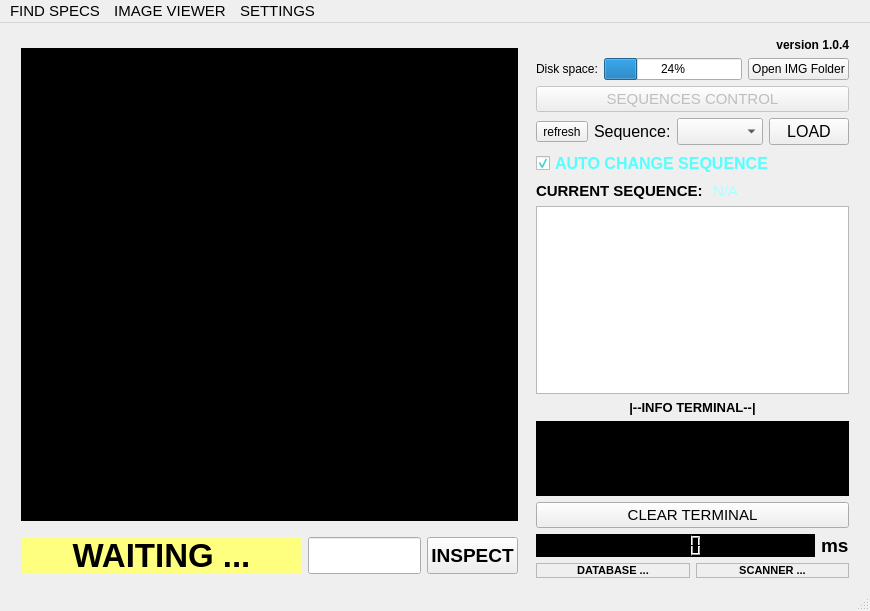
<?xml version="1.0" encoding="UTF-8"?>
<ui version="4.0">
 <class>MainWindow</class>
 <widget class="QMainWindow" name="MainWindow">
  <property name="geometry">
   <rect>
    <x>0</x>
    <y>0</y>
    <width>870</width>
    <height>611</height>
   </rect>
  </property>
  <property name="sizePolicy">
   <sizepolicy hsizetype="Preferred" vsizetype="Preferred">
    <horstretch>0</horstretch>
    <verstretch>0</verstretch>
   </sizepolicy>
  </property>
  <property name="windowTitle">
   <string>VIS 1.0</string>
  </property>
  <widget class="QWidget" name="centralwidget">
   <layout class="QHBoxLayout" name="horizontalLayout_2" stretch="1,0">
    <item>
     <layout class="QVBoxLayout" name="verticalLayout_2" stretch="4,0,0">
      <property name="leftMargin">
       <number>12</number>
      </property>
      <property name="topMargin">
       <number>6</number>
      </property>
      <property name="rightMargin">
       <number>6</number>
      </property>
      <property name="bottomMargin">
       <number>6</number>
      </property>
      <item>
       <layout class="QHBoxLayout" name="horizontalLayout_7" stretch="1,1">
        <property name="spacing">
         <number>0</number>
        </property>
        <property name="topMargin">
         <number>10</number>
        </property>
        <item>
         <widget class="QLabel" name="label_6">
          <property name="sizePolicy">
           <sizepolicy hsizetype="Expanding" vsizetype="Expanding">
            <horstretch>0</horstretch>
            <verstretch>0</verstretch>
           </sizepolicy>
          </property>
          <property name="font">
           <font>
            <pointsize>14</pointsize>
            <weight>75</weight>
            <bold>true</bold>
           </font>
          </property>
          <property name="styleSheet">
           <string notr="true">background-color: rgb(0, 0, 0);</string>
          </property>
          <property name="frameShape">
           <enum>QFrame::NoFrame</enum>
          </property>
          <property name="text">
           <string>CAMERA 1</string>
          </property>
          <property name="alignment">
           <set>Qt::AlignCenter</set>
          </property>
         </widget>
        </item>
        <item>
         <widget class="QLabel" name="label_12">
          <property name="sizePolicy">
           <sizepolicy hsizetype="Expanding" vsizetype="Expanding">
            <horstretch>0</horstretch>
            <verstretch>0</verstretch>
           </sizepolicy>
          </property>
          <property name="font">
           <font>
            <pointsize>14</pointsize>
            <weight>75</weight>
            <bold>true</bold>
           </font>
          </property>
          <property name="styleSheet">
           <string notr="true">background-color: rgb(0, 0, 0);</string>
          </property>
          <property name="text">
           <string>CAMERA 2</string>
          </property>
          <property name="alignment">
           <set>Qt::AlignCenter</set>
          </property>
         </widget>
        </item>
       </layout>
      </item>
      <item>
       <layout class="QVBoxLayout" name="verticalLayout_4" stretch="0">
        <item>
         <layout class="QHBoxLayout" name="horizontalLayout_8" stretch="5,2,0">
          <property name="topMargin">
           <number>10</number>
          </property>
          <item>
           <widget class="QLabel" name="label_5">
            <property name="font">
             <font>
              <pointsize>25</pointsize>
              <weight>75</weight>
              <bold>true</bold>
             </font>
            </property>
            <property name="styleSheet">
             <string notr="true">background-color: rgb(255, 255, 127);
</string>
            </property>
            <property name="text">
             <string>WAITING ...</string>
            </property>
            <property name="alignment">
             <set>Qt::AlignCenter</set>
            </property>
           </widget>
          </item>
          <item>
           <widget class="QLineEdit" name="lineEdit">
            <property name="sizePolicy">
             <sizepolicy hsizetype="Preferred" vsizetype="Preferred">
              <horstretch>0</horstretch>
              <verstretch>0</verstretch>
             </sizepolicy>
            </property>
            <property name="font">
             <font>
              <pointsize>12</pointsize>
              <weight>75</weight>
              <bold>true</bold>
             </font>
            </property>
            <property name="toolTip">
             <string>INPUT EPASS:</string>
            </property>
           </widget>
          </item>
          <item>
           <widget class="QPushButton" name="pushButton_2">
            <property name="sizePolicy">
             <sizepolicy hsizetype="Preferred" vsizetype="Preferred">
              <horstretch>0</horstretch>
              <verstretch>0</verstretch>
             </sizepolicy>
            </property>
            <property name="font">
             <font>
              <pointsize>14</pointsize>
              <weight>75</weight>
              <bold>true</bold>
             </font>
            </property>
            <property name="text">
             <string>INSPECT</string>
            </property>
            <property name="autoRepeatDelay">
             <number>300</number>
            </property>
            <property name="autoRepeatInterval">
             <number>100</number>
            </property>
           </widget>
          </item>
         </layout>
        </item>
       </layout>
      </item>
      <item>
       <layout class="QHBoxLayout" name="horizontalLayout_3"/>
      </item>
     </layout>
    </item>
    <item>
     <layout class="QVBoxLayout" name="verticalLayout" stretch="0,0,0,0,0,0,0,0">
      <property name="leftMargin">
       <number>6</number>
      </property>
      <property name="topMargin">
       <number>6</number>
      </property>
      <property name="rightMargin">
       <number>12</number>
      </property>
      <property name="bottomMargin">
       <number>2</number>
      </property>
      <item>
       <layout class="QHBoxLayout" name="horizontalLayout_6">
        <item>
         <widget class="QLabel" name="label_8">
          <property name="font">
           <font>
            <weight>75</weight>
            <bold>true</bold>
           </font>
          </property>
          <property name="text">
           <string>version 1.0.4</string>
          </property>
          <property name="alignment">
           <set>Qt::AlignBottom|Qt::AlignRight|Qt::AlignTrailing</set>
          </property>
         </widget>
        </item>
       </layout>
      </item>
      <item>
       <layout class="QHBoxLayout" name="horizontalLayout_10">
        <item>
         <widget class="QLabel" name="label_13">
          <property name="text">
           <string>Disk space:</string>
          </property>
         </widget>
        </item>
        <item>
         <widget class="QProgressBar" name="progressBar">
          <property name="value">
           <number>24</number>
          </property>
         </widget>
        </item>
        <item>
         <widget class="QPushButton" name="pushButton_5">
          <property name="text">
           <string>Open IMG Folder</string>
          </property>
         </widget>
        </item>
       </layout>
      </item>
      <item>
       <spacer name="verticalSpacer_2">
        <property name="orientation">
         <enum>Qt::Vertical</enum>
        </property>
        <property name="sizeHint" stdset="0">
         <size>
          <width>20</width>
          <height>40</height>
         </size>
        </property>
       </spacer>
      </item>
      <item>
       <widget class="QPushButton" name="pushButton">
        <property name="enabled">
         <bool>false</bool>
        </property>
        <property name="font">
         <font>
          <pointsize>11</pointsize>
          <weight>50</weight>
          <bold>false</bold>
         </font>
        </property>
        <property name="whatsThis">
         <string/>
        </property>
        <property name="text">
         <string>SEQUENCES CONTROL</string>
        </property>
       </widget>
      </item>
      <item>
       <layout class="QHBoxLayout" name="horizontalLayout_9">
        <item>
         <widget class="QToolButton" name="toolButton">
          <property name="text">
           <string>refresh</string>
          </property>
         </widget>
        </item>
        <item>
         <widget class="QLabel" name="label">
          <property name="font">
           <font>
            <pointsize>12</pointsize>
           </font>
          </property>
          <property name="text">
           <string>Sequence:</string>
          </property>
         </widget>
        </item>
        <item>
         <widget class="QComboBox" name="comboBox">
          <property name="font">
           <font>
            <pointsize>12</pointsize>
           </font>
          </property>
         </widget>
        </item>
        <item>
         <widget class="QPushButton" name="pushButton_3">
          <property name="font">
           <font>
            <pointsize>12</pointsize>
           </font>
          </property>
          <property name="text">
           <string>LOAD</string>
          </property>
         </widget>
        </item>
       </layout>
      </item>
      <item>
       <widget class="QCheckBox" name="checkBox">
        <property name="font">
         <font>
          <pointsize>12</pointsize>
          <weight>75</weight>
          <bold>true</bold>
         </font>
        </property>
        <property name="styleSheet">
         <string notr="true">color: rgb(85, 255, 255);</string>
        </property>
        <property name="text">
         <string>AUTO CHANGE SEQUENCE</string>
        </property>
        <property name="checked">
         <bool>true</bool>
        </property>
       </widget>
      </item>
      <item>
       <spacer name="verticalSpacer">
        <property name="orientation">
         <enum>Qt::Vertical</enum>
        </property>
        <property name="sizeHint" stdset="0">
         <size>
          <width>20</width>
          <height>40</height>
         </size>
        </property>
       </spacer>
      </item>
      <item>
       <layout class="QVBoxLayout" name="verticalLayout_3" stretch="0,5,0,2,0,0,0">
        <item>
         <layout class="QHBoxLayout" name="horizontalLayout_4">
          <item>
           <widget class="QLabel" name="label_7">
            <property name="font">
             <font>
              <pointsize>11</pointsize>
              <weight>75</weight>
              <bold>true</bold>
             </font>
            </property>
            <property name="text">
             <string>CURRENT SEQUENCE: </string>
            </property>
           </widget>
          </item>
          <item>
           <widget class="QLabel" name="label_2">
            <property name="font">
             <font>
              <pointsize>11</pointsize>
             </font>
            </property>
            <property name="styleSheet">
             <string notr="true">color: rgb(170, 255, 255);</string>
            </property>
            <property name="text">
             <string>N/A</string>
            </property>
           </widget>
          </item>
         </layout>
        </item>
        <item>
         <widget class="QListWidget" name="listWidget">
          <property name="font">
           <font>
            <pointsize>18</pointsize>
            <weight>75</weight>
            <bold>true</bold>
           </font>
          </property>
          <property name="focusPolicy">
           <enum>Qt::NoFocus</enum>
          </property>
          <property name="toolTip">
           <string/>
          </property>
          <property name="styleSheet">
           <string notr="true">selection-background-color: rgb(255, 255, 255);</string>
          </property>
          <property name="frameShape">
           <enum>QFrame::StyledPanel</enum>
          </property>
          <property name="autoScrollMargin">
           <number>12</number>
          </property>
          <property name="dragDropMode">
           <enum>QAbstractItemView::DragDrop</enum>
          </property>
          <property name="defaultDropAction">
           <enum>Qt::MoveAction</enum>
          </property>
          <property name="alternatingRowColors">
           <bool>false</bool>
          </property>
          <property name="selectionMode">
           <enum>QAbstractItemView::NoSelection</enum>
          </property>
          <property name="isWrapping" stdset="0">
           <bool>false</bool>
          </property>
          <property name="spacing">
           <number>7</number>
          </property>
          <property name="viewMode">
           <enum>QListView::ListMode</enum>
          </property>
          <property name="selectionRectVisible">
           <bool>false</bool>
          </property>
         </widget>
        </item>
        <item>
         <widget class="QLabel" name="label_4">
          <property name="font">
           <font>
            <family>SansSerif</family>
            <pointsize>10</pointsize>
            <weight>75</weight>
            <bold>true</bold>
           </font>
          </property>
          <property name="text">
           <string>|--INFO TERMINAL--|</string>
          </property>
          <property name="alignment">
           <set>Qt::AlignCenter</set>
          </property>
         </widget>
        </item>
        <item>
         <widget class="QTextEdit" name="textEdit">
          <property name="font">
           <font>
            <pointsize>10</pointsize>
           </font>
          </property>
          <property name="styleSheet">
           <string notr="true">background-color: rgb(0, 0, 0);
color: rgb(255, 255, 255);</string>
          </property>
          <property name="documentTitle">
           <string/>
          </property>
          <property name="readOnly">
           <bool>true</bool>
          </property>
          <property name="placeholderText">
           <string/>
          </property>
         </widget>
        </item>
        <item>
         <widget class="QPushButton" name="pushButton_4">
          <property name="font">
           <font>
            <pointsize>11</pointsize>
           </font>
          </property>
          <property name="text">
           <string>CLEAR TERMINAL</string>
          </property>
         </widget>
        </item>
        <item>
         <layout class="QHBoxLayout" name="horizontalLayout" stretch="1,0">
          <item>
           <widget class="QLCDNumber" name="lcdNumber">
            <property name="font">
             <font>
              <pointsize>14</pointsize>
              <weight>75</weight>
              <bold>true</bold>
             </font>
            </property>
            <property name="styleSheet">
             <string notr="true">background-color: rgb(0, 0, 0);
</string>
            </property>
            <property name="value" stdset="0">
             <double>0.000000000000000</double>
            </property>
           </widget>
          </item>
          <item>
           <widget class="QLabel" name="label_3">
            <property name="font">
             <font>
              <pointsize>14</pointsize>
              <weight>75</weight>
              <bold>true</bold>
             </font>
            </property>
            <property name="text">
             <string>ms</string>
            </property>
           </widget>
          </item>
         </layout>
        </item>
        <item>
         <layout class="QHBoxLayout" name="horizontalLayout_5">
          <item>
           <widget class="QLabel" name="label_11">
            <property name="font">
             <font>
              <pointsize>8</pointsize>
              <weight>75</weight>
              <bold>true</bold>
             </font>
            </property>
            <property name="styleSheet">
             <string notr="true">color: rgb(0, 0, 0);</string>
            </property>
            <property name="frameShape">
             <enum>QFrame::StyledPanel</enum>
            </property>
            <property name="text">
             <string>DATABASE ...</string>
            </property>
            <property name="alignment">
             <set>Qt::AlignCenter</set>
            </property>
           </widget>
          </item>
          <item>
           <widget class="QLabel" name="label_9">
            <property name="font">
             <font>
              <pointsize>8</pointsize>
              <weight>75</weight>
              <bold>true</bold>
             </font>
            </property>
            <property name="styleSheet">
             <string notr="true">color: rgb(0, 0, 0);
</string>
            </property>
            <property name="frameShape">
             <enum>QFrame::StyledPanel</enum>
            </property>
            <property name="text">
             <string>SCANNER ...</string>
            </property>
            <property name="alignment">
             <set>Qt::AlignCenter</set>
            </property>
           </widget>
          </item>
         </layout>
        </item>
       </layout>
      </item>
     </layout>
    </item>
   </layout>
  </widget>
  <widget class="QMenuBar" name="menubar">
   <property name="geometry">
    <rect>
     <x>0</x>
     <y>0</y>
     <width>870</width>
     <height>26</height>
    </rect>
   </property>
   <property name="font">
    <font>
     <pointsize>11</pointsize>
    </font>
   </property>
   <widget class="QMenu" name="menuSETTINGS">
    <property name="title">
     <string>FIND SPECS</string>
    </property>
    <addaction name="separator"/>
    <addaction name="actionFind_LED_specs"/>
    <addaction name="separator"/>
    <addaction name="actionFind_ODD_EVEN_specs"/>
    <addaction name="separator"/>
    <addaction name="actionFind_WHITE_SPOTS_LED_specs"/>
    <addaction name="separator"/>
    <addaction name="actionFind_DIFF_COLOR_specs"/>
    <addaction name="separator"/>
   </widget>
   <widget class="QMenu" name="menuIMAGE_VIEWER">
    <property name="title">
     <string>IMAGE VIEWER</string>
    </property>
    <addaction name="actionRESULT_VIEWER"/>
   </widget>
   <widget class="QMenu" name="menuSETTINGS_2">
    <property name="title">
     <string>SETTINGS</string>
    </property>
    <addaction name="separator"/>
    <addaction name="actionCamera_Settings_2"/>
    <addaction name="separator"/>
    <addaction name="actionIO_Setiings"/>
   </widget>
   <addaction name="menuSETTINGS"/>
   <addaction name="menuIMAGE_VIEWER"/>
   <addaction name="menuSETTINGS_2"/>
  </widget>
  <widget class="QStatusBar" name="statusbar"/>
  <action name="actionLabelling_tool">
   <property name="text">
    <string>Label tool</string>
   </property>
   <property name="font">
    <font>
     <pointsize>10</pointsize>
    </font>
   </property>
  </action>
  <action name="actionTrain_DL_tool">
   <property name="text">
    <string>Train DL tool (Object Detection)</string>
   </property>
   <property name="font">
    <font>
     <pointsize>10</pointsize>
    </font>
   </property>
  </action>
  <action name="actionIO_Setiings">
   <property name="text">
    <string>IO Setiings</string>
   </property>
   <property name="font">
    <font>
     <pointsize>10</pointsize>
    </font>
   </property>
  </action>
  <action name="actionTrain_DL_tool_Image_Classification">
   <property name="text">
    <string>Train DL tool (Image Classification)</string>
   </property>
   <property name="font">
    <font>
     <pointsize>10</pointsize>
    </font>
   </property>
  </action>
  <action name="actionFind_LED_specs">
   <property name="text">
    <string>Find OFF LED specs</string>
   </property>
   <property name="font">
    <font>
     <pointsize>10</pointsize>
    </font>
   </property>
  </action>
  <action name="actionCamera_Settings_2">
   <property name="text">
    <string>Camera Settings</string>
   </property>
   <property name="font">
    <font>
     <pointsize>10</pointsize>
    </font>
   </property>
  </action>
  <action name="actionRESULT_VIEWER">
   <property name="text">
    <string>RESULT VIEWER</string>
   </property>
   <property name="font">
    <font>
     <pointsize>10</pointsize>
    </font>
   </property>
  </action>
  <action name="actionFind_ODD_EVEN_specs">
   <property name="text">
    <string>Find ODD EVEN specs</string>
   </property>
   <property name="font">
    <font>
     <pointsize>10</pointsize>
    </font>
   </property>
  </action>
  <action name="actionFind_WHITE_SPOTS_LED_specs">
   <property name="text">
    <string>Find WHITE SPOTS LED specs</string>
   </property>
  </action>
  <action name="actionFind_DIFF_COLOR_specs">
   <property name="text">
    <string>Find DIFF COLOR specs</string>
   </property>
  </action>
  <action name="actionFOOLPROOF_LD_BOARD">
   <property name="checkable">
    <bool>false</bool>
   </property>
   <property name="enabled">
    <bool>false</bool>
   </property>
   <property name="text">
    <string>FOOLPROOF LD BOARD</string>
   </property>
   <property name="autoRepeat">
    <bool>true</bool>
   </property>
  </action>
 </widget>
 <resources/>
 <connections/>
</ui>
